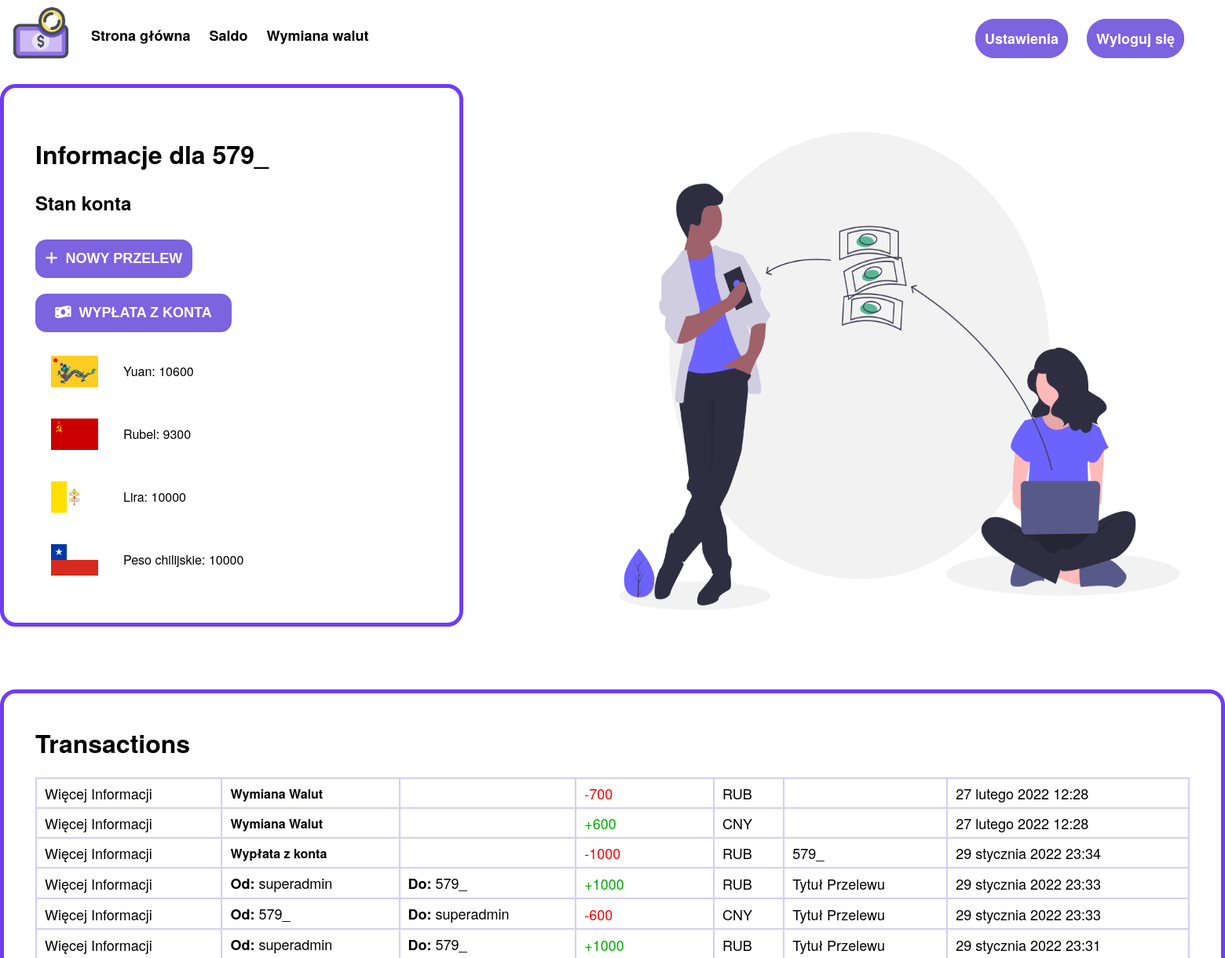
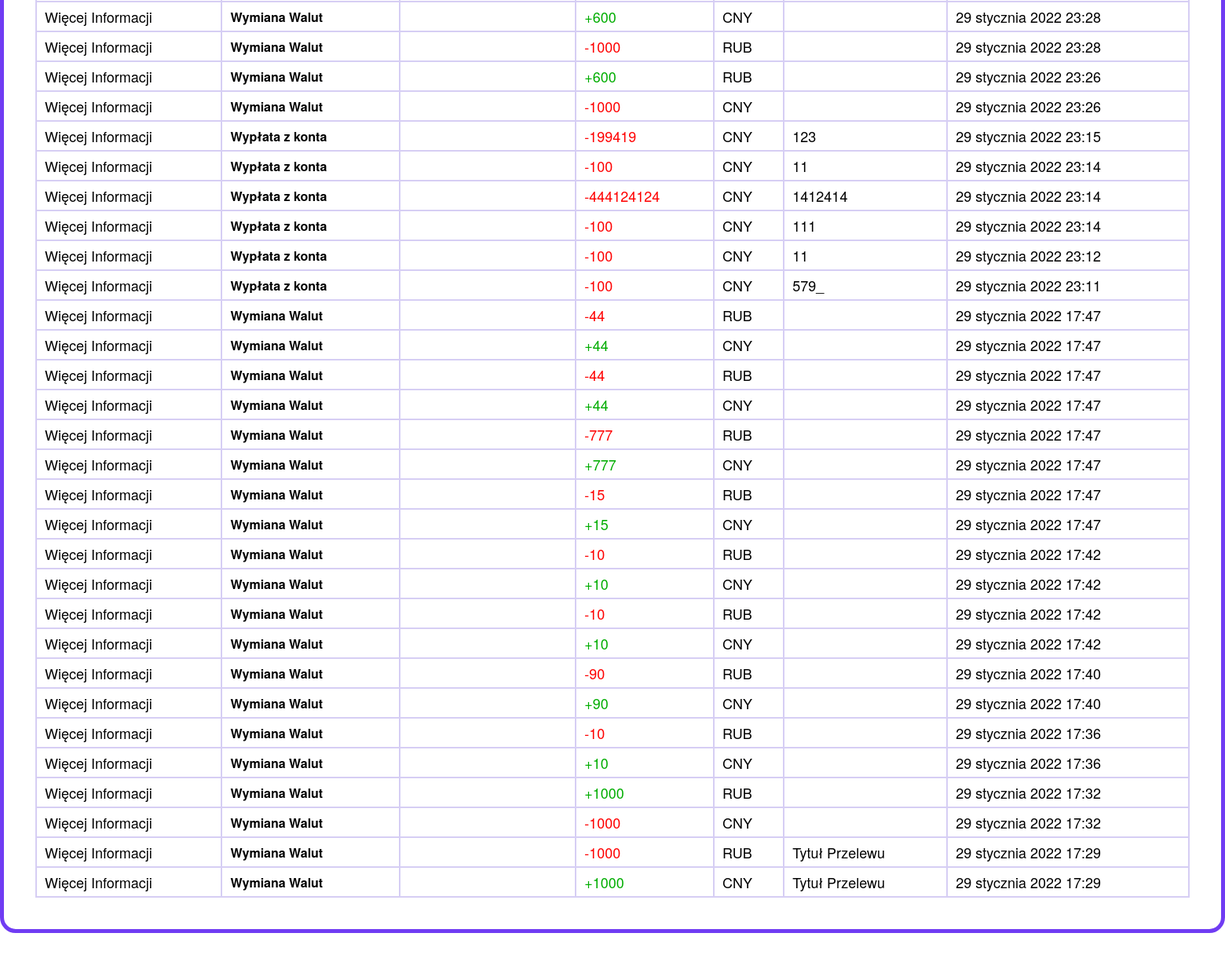
/saldo/ (signed in), run on the app's committed database (2 pictures, top to bottom).
### account/models.py (models this page shows, shortened)
class Account(AbstractBaseUser):
    username            = models.CharField(verbose_name="username", max_length=32, unique=True)
    discord_id          = models.CharField(verbose_name="discord_id", max_length=32, unique=False, blank=True)
    email               = models.EmailField(verbose_name="email", max_length=100, unique=False, blank=True)
    cny                 = models.IntegerField(verbose_name="Yuan", default=0)
    rub                 = models.IntegerField(verbose_name="Rubel", default=0)
    lir                 = models.IntegerField(verbose_name="Lira", default=0)
    clp                 = models.IntegerField(verbose_name="Peso chilijskie", default=0)
    tp                  = models.IntegerField(verbose_name="Peso tarpijskie", default=0)
    date_joined         = models.DateTimeField(verbose_name='date joined', auto_now_add=True)
    last_login          = models.DateTimeField(verbose_name='last login', auto_now_add=True)
    is_admin            = models.BooleanField(default=False)
    is_active           = models.BooleanField(default=True)
    is_staff            = models.BooleanField(default=False)
    is_superuser        = models.BooleanField(default=False)
    is_organization     = models.BooleanField(default=False)
    USERNAME_FIELD = 'username'
    objects = MyAccountMenager()
    def __str__(self):
        return self.username

### transactions/models.py (models this page shows, shortened)
class Transaction(models.Model):
    WALUTY = (
        ('CNY', 'Yuan'),
        ('RUB', 'Rubel'),
        ('LIR', 'Lira'),
        ('CLP', 'Peso chilijskie'),
    )
    transaction_id      = models.BigAutoField(verbose_name="Id Tranzakcji", primary_key=True)
    sender_id           = models.ForeignKey(Account, blank=True, null=True, on_delete=models.SET_NULL, related_name='Nadawca')
    reciver_id          = models.ForeignKey(Account, null=True, on_delete=models.SET_NULL, related_name='Odbiorca')
    kwota               = models.PositiveIntegerField(verbose_name="Kwota", blank=False, default=0)
    waluta              = models.CharField(verbose_name="Waluta", max_length=32, unique=False, choices=WALUTY)
    data_transakcji     = models.DateTimeField(verbose_name='Data Transakcji', auto_now_add=True)
    typ                 = models.PositiveIntegerField(verbose_name="Typ transakcji", default=0)
    title               = models.CharField(verbose_name="Tytuł przelewu", max_length=100, unique=False, default="Tytuł Przelewu")

### transactions/views.py (the view, shortened to what this page needs)
# urls.py: path('saldo/', transactions_viev, name="transactions"),
def transactions_viev(request):
    if not request.user.is_authenticated:
        return redirect("login")
    sent_transactions = Transaction.objects.filter(Q(sender_id  = request.user.id) | Q(reciver_id = request.user.id)).order_by('data_transakcji')
    form = NewTransaction()
    withdraw_form = Withdraw()
    context = {
            'sent_transactions' : reversed(sent_transactions),
            'transaction_form' : form,
            'withdraw_form' : withdraw_form
        }
    is_ajax = request.META.get('HTTP_X_REQUESTED_WITH') == 'XMLHttpRequest'
    if is_ajax:
        term = request.GET['q']
        reciver_id = Account.objects.all().filter(username__icontains=term)
        return JsonResponse(list(reciver_id.values()), safe=False)
    return render(request, 'transactions/transactions.html', context)

### transactions/templates/transactions/transactions.html (shortened to what this page needs)
{% extends 'main/base.html' %}
{%block head %}
{% load static %}
<link rel="stylesheet" type="text/css" href="{% static 'main/base.css' %}">
<link rel="stylesheet" type="text/css" href="{% static 'transactions/transactions.css' %}">
<link href="https://cdn.jsdelivr.net/npm/select2@4.1.0-beta.1/dist/css/select2.min.css" rel="stylesheet"/>
<link rel="stylesheet" href="https://cdnjs.cloudflare.com/ajax/libs/font-awesome/6.0.0-beta3/css/all.min.css" />
{% endblock %}
{% block content %}
<div class="content">
  <div class="wrapper">
    <div class="info-container">
      <div class="informacje">
        <h1>Informacje dla {{request.user.username}}</h1>
        <h2>Stan konta</h2>
        <div>
          <button onclick="togglePopup()" class="buton-przelew nowy-przelew"><i class="fas fa-plus"></i>Nowy Przelew</button>
        </div>
        <div class="flexBlock buttongroup">
          <button onclick="togglePopup2()" class="buton-przelew button-wyplata"><i class="fas fa-money-bill-wave"></i>Wypłata z konta</button>
        </div>
        <div class="informacje-inner-container"><img src="{% static 'transactions/images/flags/Flag_of_China.svg' %}" class="country-flag"><div class="waluta-kwota">Yuan:  {{request.user.cny}}</div></div>
        <div class="informacje-inner-container"><img src="{% static 'transactions/images/flags/Flag_of_Soviet_Union.svg' %}" class="country-flag"><div class="waluta-kwota">Rubel: {{request.user.rub}}</div></div>
        <div class="informacje-inner-container"><img src="{% static 'transactions/images/flags/Flag_of_Vatican_City.svg' %}" class="country-flag"><div class="waluta-kwota">Lira: {{request.user.lir}}</div></div>
        <div class="informacje-inner-container"><img src="{% static 'transactions/images/flags/Flag_of_Chile.svg' %}" class="country-flag"><div class="waluta-kwota">Peso chilijskie: {{request.user.clp}}</div></div>
      </div>
      <img src="{% static 'transactions/images/money_transfer.png'%}" class="img-money-transfer">
    </div>
    <div class="transactions">
      <h1>Transactions</h1>
      <table>
        {% for transaction in sent_transactions %}
        <tr>
        <td><a href="{% url "inspect-transaction" transaction.transaction_id %}">Więcej Informacji</a></td>
        {% if transaction.typ == 0 %}
          {% if transaction.sender_id is not None %}
          <td class="from"><a><bold>Od: </bold>{{transaction.sender_id}}</a></td>
          {% else %}
          <td class="from"><a><bold>Od: </bold>Użytkownik usunięty</a></td>
          {% endif %}
          {% if transaction.reciver_id is not None %}
          <td class="to"><a><bold>Do: </bold>{{transaction.reciver_id}}</a></td>
          {% else %}
          <td class="to"><a><bold>Do: </bold>Użytkownik usunięty</a></td>
          {% endif %}
        {% elif transaction.typ == 1 %}
        <td class="from"><bold>Wpłata na konto</bold></td><td class="to"></td>
        {% elif transaction.typ == 2 %}
        <td class="from"><bold>Wypłata z konta</bold></td><td class="to"></td>
        {% elif transaction.typ == 3 %}
        <td class="from"><bold>Wymiana Walut</bold></td><td class="to"></td>
        {% endif %}
        {% if transaction.sender_id == request.user %}
          <td><a style="color: red;">-{{transaction.kwota}}</a></td>
        {% else %}
          <td><a style="color: rgb(0, 173, 0);">+{{transaction.kwota}}</a></td>
        {% endif %}
        <td><a>{{transaction.waluta}}</a></td>
        {% if transaction.typ == 0 or 2 %}
        <td class="title"><a>{{transaction.title}}</a></td>
        {% else %}
        <td></td>
        {% endif %}
        <td class="data"><a>{{transaction.data_transakcji}}</a></td>
        </tr>
        {% endfor %}
      </table>
    </div>
  </div>
</div>
{% endblock %}

### main/static/main/base.css (style rules this page uses)
body { margin: 0 0 0 0; font-family: "Helvetica W02 Roman","Helvetica Neue",Helvetica,Arial,sans-serif; background: white; }
a { text-decoration:none; color: white; font-size: 18px; font-family: "Helvetica W02 Roman","Helvetica Neue",Helvetica,Arial,sans-serif; }
img { height: 80px; width: auto; }
.flexBlock { display:flex; justify-content: space-between; align-items:center; white-space: nowrap }

### transactions/static/transactions/transactions.css (style rules this page uses)
.content { position: absolute; width: 100%; height: auto; }
.buton-przelew { width: 150px; height: 49px; outline: none; border: none; border-radius: 14px; background-color: #7c63e0; color: white; text-transform: uppercase; font-weight: 600; margin: 10px 0; transition: background-color 0.5s; cursor: pointer; }
.buton-przelew i { margin-right: 7px; }
.info-container { width: 1580px; height: auto; background: #FFF; margin: 0 auto; margin-bottom: 40px; justify-content: space-between; display: flex; }
.informacje { width: auto; max-width: 40%; min-width: 500px; height: auto; background: #FFF; margin-bottom: 40px; padding: 40px; border-radius: 20px; border: 5px solid #703cf3; display: inline-block; }
.informacje .informacje-inner-container { display: flex; justify-content: space-between; padding: 20px; }
.waluta-kwota { width: 80%; line-height: 40px; }
.country-flag { height: 40px; max-width: 60px; width: auto; }
.nowy-przelew { font-size: 18px; width: 200px; }
.nowy-przelew i { font-size: 18px; font-weight: 9000; margin-right: 10px; }
.button-wyplata { font-size: 18px; width: 250px; height: 49px; }
.button-wyplata i { font-size: 18px; margin-right: 10px; }
.img-money-transfer { width: 55%; height: auto; }
.transactions { max-width: 1500px; height: auto; max-height: 70vh; background: #FFF; margin: 0 auto; margin-bottom: 40px; padding: 40px; overflow-x: hidden; overflow-y: auto; border-radius: 20px; border: 5px solid #703cf3; }
.transactions h1 { width: 300px; margin-top: 0px; }
.transactions table { justify-content: space-between; width: 100%; height: auto; }
table, td, th { border: 2px solid #d6cef4; border-collapse: collapse; }
td { max-width: 300px; overflow-wrap: break-word; }
table { margin: 0 !important; }
td { padding: 5px 10px 5px; }
.transactions a { color: black; }
bold { font-weight: 600; }

### data on the page
Account: user.username "579_", user.cny "10600", user.rub "9300", user.lir "10000", user.clp "10000"
Transaction: typ "Wymiana Walut"
Transaction: typ "Wymiana Walut"
Transaction: typ "Wypłata z konta"
Transaction: typ "Wymiana Walut"
Transaction: typ "Wymiana Walut"
Transaction: typ "Wymiana Walut"
Transaction: typ "Wymiana Walut"
Transaction: typ "Wypłata z konta"
Transaction: typ "Wypłata z konta"
Transaction: typ "Wypłata z konta"
Transaction: typ "Wypłata z konta"
Transaction: typ "Wypłata z konta"
Transaction: typ "Wypłata z konta"
Transaction: typ "Wymiana Walut"
Transaction: typ "Wymiana Walut"
Transaction: typ "Wymiana Walut"
Transaction: typ "Wymiana Walut"
Transaction: typ "Wymiana Walut"
Transaction: typ "Wymiana Walut"
Transaction: typ "Wymiana Walut"
Transaction: typ "Wymiana Walut"
Transaction: typ "Wymiana Walut"
Transaction: typ "Wymiana Walut"
Transaction: typ "Wymiana Walut"
Transaction: typ "Wymiana Walut"
Transaction: typ "Wymiana Walut"
Transaction: typ "Wymiana Walut"
Transaction: typ "Wymiana Walut"
Transaction: typ "Wymiana Walut"
Transaction: typ "Wymiana Walut"
Transaction: typ "Wymiana Walut"
Transaction: typ "Wymiana Walut"
Transaction: typ "Wymiana Walut"
